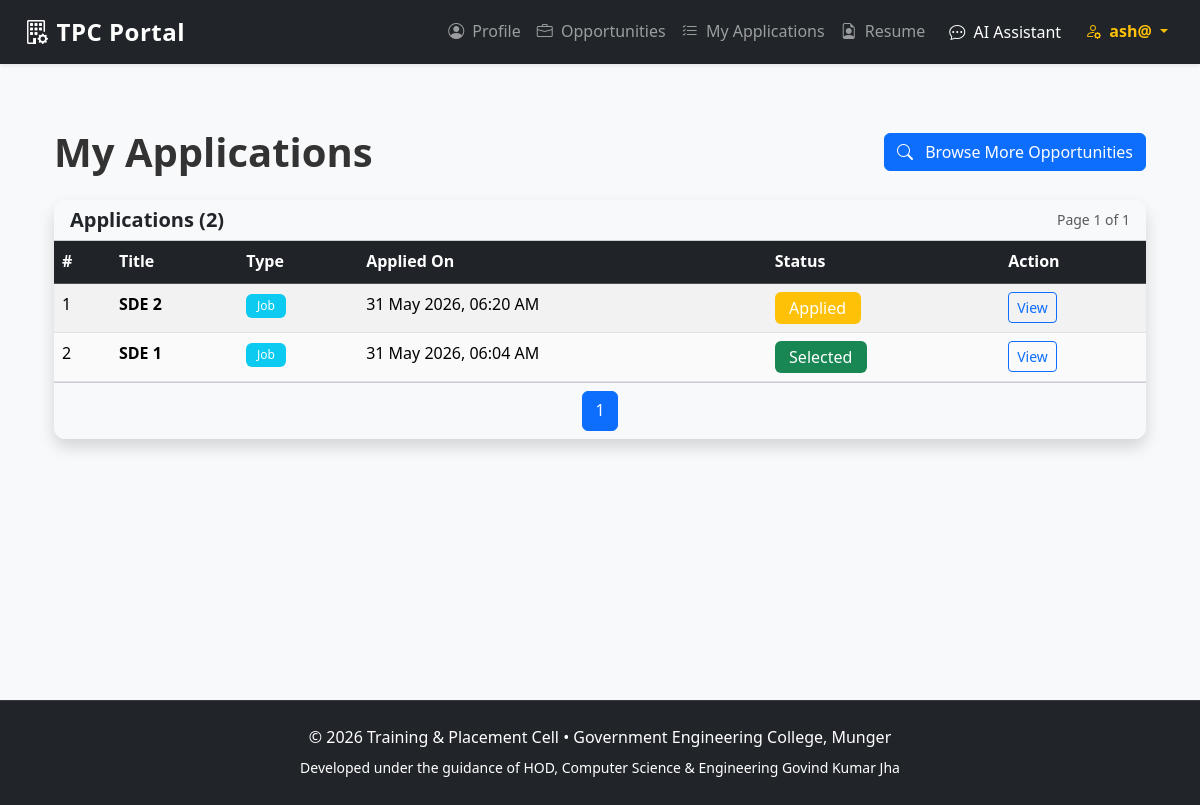
The page /student/applications (signed in) on the database its author committed.
### app/models.py (models this page shows, shortened)
class User(db.Model):
    __tablename__ = 'users'
    id = db.Column(db.Integer, primary_key=True)
    username = db.Column(db.String(50), unique=True, nullable=False, index=True)
    full_name = db.Column(db.String(100))
    email = db.Column(db.String(120), unique=True, nullable=False, index=True)
    password = db.Column(db.String(255), nullable=False)  # hashed
    role = db.Column(db.String(20), nullable=False)  # Student, HOD, Principal, Corporate, TPO, Admin
    is_active = db.Column(db.Boolean, default=True, nullable=False)
    created_at = db.Column(db.DateTime, default=datetime.utcnow)
    updated_at = db.Column(db.DateTime, default=datetime.utcnow, onupdate=datetime.utcnow)
    student_profile = db.relationship('StudentProfile', back_populates='user', uselist=False, cascade='all, delete-orphan')
    applications = db.relationship('Application', back_populates='student', lazy='dynamic')
    student_verification = db.relationship('StudentVerification', back_populates='user', uselist=False, cascade='all, delete-orphan', foreign_keys='StudentVerification.user_id')
    corporate_profile = db.relationship('CorporateProfile', back_populates='user', uselist=False, cascade='all, delete-orphan', foreign_keys='CorporateProfile.user_id')
    corporate_access_tokens = db.relationship('CorporateAccessToken', back_populates='created_by', lazy='dynamic')

class Application(db.Model):
    __tablename__ = 'applications'
    id = db.Column(db.Integer, primary_key=True)
    student_id = db.Column(db.Integer, db.ForeignKey('users.id'), nullable=False)
    job_id = db.Column(db.Integer, db.ForeignKey('jobs.id'), nullable=True)
    opportunity_id = db.Column(db.Integer, db.ForeignKey('opportunities.id'), nullable=True)
    status = db.Column(db.String(30), default='Applied', nullable=False)  # Applied, Shortlisted, Selected, Rejected
    applied_at = db.Column(db.DateTime, default=datetime.utcnow)
    updated_at = db.Column(db.DateTime, default=datetime.utcnow, onupdate=datetime.utcnow)
    student = db.relationship('User', back_populates='applications')
    job = db.relationship('Job', back_populates='applications')
    opportunity = db.relationship('Opportunity', foreign_keys=[opportunity_id])
    __table_args__ = (
        db.UniqueConstraint('student_id', 'job_id', name='unique_student_job_application'),
        db.UniqueConstraint('student_id', 'opportunity_id', name='unique_student_opportunity_application'),
    )

class Opportunity(db.Model):
    __tablename__ = 'opportunities'
    id = db.Column(db.Integer, primary_key=True)
    title = db.Column(db.String(200), nullable=False)
    type = db.Column(db.String(50), nullable=False)  # e.g. Job, Internship, Session, Hackathon, Bootcamp, Seminar
    organizer = db.Column(db.String(150))
    company_name = db.Column(db.String(150))
    description = db.Column(db.Text)
    requirements = db.Column(db.Text)  # JSON string or newline-separated list
    date = db.Column(db.DateTime)
    mode = db.Column(db.String(50))
    ctc = db.Column(db.String(50))  # e.g. "12 LPA", "500/month"
    min_cgpa = db.Column(db.Float)  # Minimum CGPA required
    allowed_branches = db.Column(db.Text)  # comma-separated
    deadline = db.Column(db.DateTime)  # Application deadline
    created_at = db.Column(db.DateTime, default=datetime.utcnow)

### app/student/routes.py (the view)
@bp.route('/applications')
@student_required
def applications():
    page = request.args.get('page', 1, type=int)
    user_id = session['user_id']
    apps = Application.query.filter_by(student_id=user_id)\
                            .order_by(Application.applied_at.desc())\
                            .paginate(page=page, per_page=10, error_out=False)
    return render_template(
        'student/application.html',
        applications=apps,
        now=datetime.utcnow()
    )

### templates/student/application.html (shortened to what this page needs)
{% extends "base.html" %}
{% block content %}
<div class="container py-4">
    <div class="d-flex justify-content-between align-items-center mb-4">
        <h1 class="mb-0">My Applications</h1>
        <a href="{{ url_for('student.browse_opportunities') }}" class="btn btn-primary">
            <i class="bi bi-search me-2"></i> Browse More Opportunities
        </a>
    </div>
    {% if applications.items %}
    <div class="card shadow border-0">
        <div class="card-header bg-light d-flex justify-content-between align-items-center">
            <h5 class="mb-0">Applications ({{ applications.total }})</h5>
            <small class="text-muted">Page {{ applications.page }} of {{ applications.pages }}</small>
        </div>
        <div class="card-body p-0">
            <div class="table-responsive">
                <table class="table table-hover table-striped mb-0">
                    <thead class="table-dark">
                        <tr>
                            <th>#</th>
                            <th>Title</th>
                            <th>Type</th>
                            <th>Applied On</th>
                            <th>Status</th>
                            <th>Action</th>
                        </tr>
                    </thead>
                    <tbody>
                        {% for app in applications.items %}
                        <tr>
                            <td>{{ loop.index + (applications.page - 1) * applications.per_page }}</td>
                            <td class="fw-bold">
                                {% if app.job %}
                                    {{ app.job.company_name }}
                                {% elif app.opportunity %}
                                    {{ app.opportunity.title }}
                                {% else %}
                                    Unknown
                                {% endif %}
                            </td>
                            <td>
                                {% if app.job %}
                                    <span class="badge bg-primary">Job</span>
                                {% elif app.opportunity %}
                                    <span class="badge bg-info">{{ app.opportunity.type }}</span>
                                {% endif %}
                            </td>
                            <td>{{ app.applied_at.strftime('%d %b %Y, %I:%M %p') }}</td>
                            <td>
                                {% if app.status == 'Applied' %}
                                    <span class="badge bg-warning fs-6">Applied</span>
                                {% elif app.status == 'Shortlisted' %}
                                    <span class="badge bg-info fs-6">Shortlisted</span>
                                {% elif app.status == 'Selected' %}
                                    <span class="badge bg-success fs-6">Selected</span>
                                {% elif app.status == 'Rejected' %}
                                    <span class="badge bg-danger fs-6">Rejected</span>
                                {% else %}
                                    <span class="badge bg-secondary fs-6">{{ app.status }}</span>
                                {% endif %}
                            </td>
                            <td>
                                {% if app.opportunity %}
                                    <a href="{{ url_for('student.view_opportunity', opp_id=app.opportunity.id) }}"
                                       class="btn btn-sm btn-outline-primary">View</a>
                                {% endif %}
                        </tr>
                        {% endfor %}
                    </tbody>
                </table>
            </div>
        </div>
        <div class="card-footer bg-light">
            <nav aria-label="Applications pagination">
                <ul class="pagination justify-content-center mb-0">
                    {% for p in applications.iter_pages(left_edge=2, right_edge=2) %}
                        {% if p %}
                            {% if p == applications.page %}
                            <li class="page-item active"><span class="page-link">{{ p }}</span></li>
                            {% else %}
                            <li class="page-item"><a class="page-link" href="{{ url_for('student.applications', page=p) }}">{{ p }}</a></li>
                            {% endif %}
                        {% else %}
                            <li class="page-item disabled"><span class="page-link">...</span></li>
                        {% endif %}
                    {% endfor %}
                </ul>
            </nav>
        </div>
    </div>
    {% endif %}
</div>
{% endblock %}
{% block extra_head %}
<link rel="stylesheet" href="https://cdn.jsdelivr.net/npm/bootstrap-icons@1.11.3/font/bootstrap-icons.min.css">
{% endblock %}

### templates/base.html (shortened to what this page needs)
<!DOCTYPE html>
<html lang="en">
<head>
    <link href="https://cdn.jsdelivr.net/npm/bootstrap@5.3.3/dist/css/bootstrap.min.css"
          rel="stylesheet"
>
    <link rel="stylesheet" href="https://cdn.jsdelivr.net/npm/bootstrap-icons@1.11.3/font/bootstrap-icons.min.css">
    <link rel="stylesheet" href="{{ url_for('static', filename='css/styles.css') }}">
    {% block extra_head %}{% endblock %}
</head>
<body class="bg-light">
    <nav class="navbar navbar-expand-lg navbar-dark bg-dark shadow-sm">
        <div class="container-fluid px-4">
            <a class="navbar-brand fw-bold fs-4" href="{{ url_for('main.index') }}">
                <i class="bi bi-building-gear me-2"></i>TPC Portal
            </a>
            <div class="collapse navbar-collapse" id="navbarNav">
                <ul class="navbar-nav ms-auto align-items-center">
                    {% if 'user_id' in session %}
                        {% if session.role in ['Admin', 'TPO', 'HOD'] %}
                            <li class="nav-item">
                                <a class="nav-link" href="{{ url_for('admin.dashboard') }}">
                                    <i class="bi bi-speedometer2 me-1"></i> Dashboard
                                </a>
                            </li>
                            <li class="nav-item">
                                <a class="nav-link" href="{{ url_for('admin.opportunities') }}">
                                    <i class="bi bi-star me-1"></i> Opportunities
                                </a>
                            </li>
                            <li class="nav-item">
                                <a class="nav-link" href="{{ url_for('admin.new_opportunity') }}">
                                    <i class="bi bi-plus-circle me-1"></i> Post Opportunity
                                </a>
                            </li>
                            <li class="nav-item">
                                <a class="nav-link" href="{{ url_for('admin.view_students') }}">
                                    <i class="bi bi-people me-1"></i> Students
                                </a>
                            </li>
                            <li class="nav-item">
                                <a class="nav-link" href="{{ url_for('admin.export_students') }}">
                                    <i class="bi bi-download me-1"></i> Export
                                </a>
                            </li>
                            {% if session.role == 'TPO' %}
                                <li class="nav-item">
                                    <a class="nav-link" href="{{ url_for('tpo.approve_students') }}">
                                        <i class="bi bi-check-circle me-1"></i> Approvals
                                    </a>
                                </li>
                            {% elif session.role == 'HOD' %}
                                <li class="nav-item">
                                    <a class="nav-link" href="{{ url_for('hod.approve_students') }}">
                                        <i class="bi bi-check-circle me-1"></i> Approvals
                                    </a>
                                </li>
                            {% endif %}
                        {% elif session.role == 'Principal' %}
                            <li class="nav-item">
                                <a class="nav-link" href="{{ url_for('principal.dashboard') }}">
                                    <i class="bi bi-speedometer2 me-1"></i> Dashboard
                                </a>
                            </li>
                        {% elif session.role == 'Student' %}
                            <li class="nav-item">
                                <a class="nav-link" href="{{ url_for('student.profile') }}">
                                    <i class="bi bi-person-circle me-1"></i> Profile
                                </a>
                            </li>
                            <li class="nav-item">
                                <a class="nav-link" href="{{ url_for('student.browse_opportunities') }}">
                                    <i class="bi bi-briefcase me-1"></i> Opportunities
                                </a>
                            </li>
                            <li class="nav-item">
                                <a class="nav-link" href="{{ url_for('student.applications') }}">
                                    <i class="bi bi-list-check me-1"></i> My Applications
                                </a>
                            </li>
                            <li class="nav-item">
                                <a class="nav-link" href="{{ url_for('student.resume') }}">
                                    <i class="bi bi-file-earmark-person me-1"></i> Resume
                                </a>
                            </li>
                        {% endif %}
                        <li class="nav-item ms-2">
                            <a class="nav-link btn btn-sm btn-info text-white" href="{{ url_for('chatbot.chatbot_page') }}">
                                <i class="bi bi-chat-dots me-1"></i> AI Assistant
                            </a>
                        </li>
                        <li class="nav-item dropdown ms-2">
                            <a class="nav-link dropdown-toggle text-warning fw-semibold" href="#" id="userDropdown" role="button" data-bs-toggle="dropdown" aria-expanded="false">
                                <i class="bi bi-person-gear me-1"></i> {{ session.username if 'username' in session else 'Account' }}
                            </a>
                        </li>
                    {% endif %}
                </ul>
            </div>
        </div>
    </nav>
    <main class="container py-4 fade-in-content">
        {% block content %}{% endblock %}
    </main>
    <footer class="bg-dark text-white text-center py-4 mt-auto">
        <div class="container">
            <p class="mb-1">
                © {{ current_year }} Training & Placement Cell •
                <a href="#" class="text-white text-decoration-none">Government Engineering College, Munger</a>
            </p>
            <small> Developed under the guidance of HOD, Computer Science & Engineering Govind Kumar Jha </small>
        </div>
    </footer>
</body>
</html>

### static/css/styles.css (style rules this page uses)
:root { --primary: #0d6efd; --primary-dark: #0b5ed7; --success: #198754; --warning: #ffc107; --danger: #dc3545; --info: #0dcaf0; --light-bg: #f8f9fa; --dark-bg: #212529; }
body { font-family: 'Segoe UI', system-ui, -apple-system, sans-serif; background-color: var(--light-bg); color: #333; line-height: 1.6; }
h1, h2, h3, h4, h5, h6 { font-weight: 600; }
main { min-height: calc(100vh - 180px); }
.navbar-dark .navbar-brand { font-weight: 700; letter-spacing: 0.5px; }
.nav-link { transition: color 0.2s ease; }
.card { border-radius: 12px; overflow: hidden; }
.shadow-sm { box-shadow: 0 0.125rem 0.25rem rgba(0, 0, 0, 0.075) !important; }
.btn { font-weight: 500; transition: all 0.15s ease; white-space: nowrap; }
.btn-primary { background-color: var(--primary); border-color: var(--primary); }
.badge { font-weight: 500; padding: 0.5em 0.9em; }
.table { --bs-table-bg: white; --bs-table-accent-bg: rgba(0,0,0,0.02); }
.table-hover tbody tr { transition: background-color 0.15s ease-in-out; }
footer { border-top: 1px solid #343a40; }
.fade-in-content { opacity: 0; animation: fadeInContent 0.4s ease-out 0.1s forwards; }
.card { transition: all 0.3s ease; }
.btn { transition: all 0.2s ease; }
table tbody tr { transition: background-color 0.2s ease, box-shadow 0.2s ease; }

### rows shown on the page
User: username "ash@"
Application: opportunity "SDE 2", opportunity.type "Job", applied_at "31 May 2026, 06:20 AM", status "Applied"
Application: opportunity "SDE 1", opportunity.type "Job", applied_at "31 May 2026, 06:04 AM", status "Selected"

### other values the page prints
{{ applications.total }} "2"
{{ applications.page }} "1"
{{ applications.pages }} "1"
{{ p }} "1"
